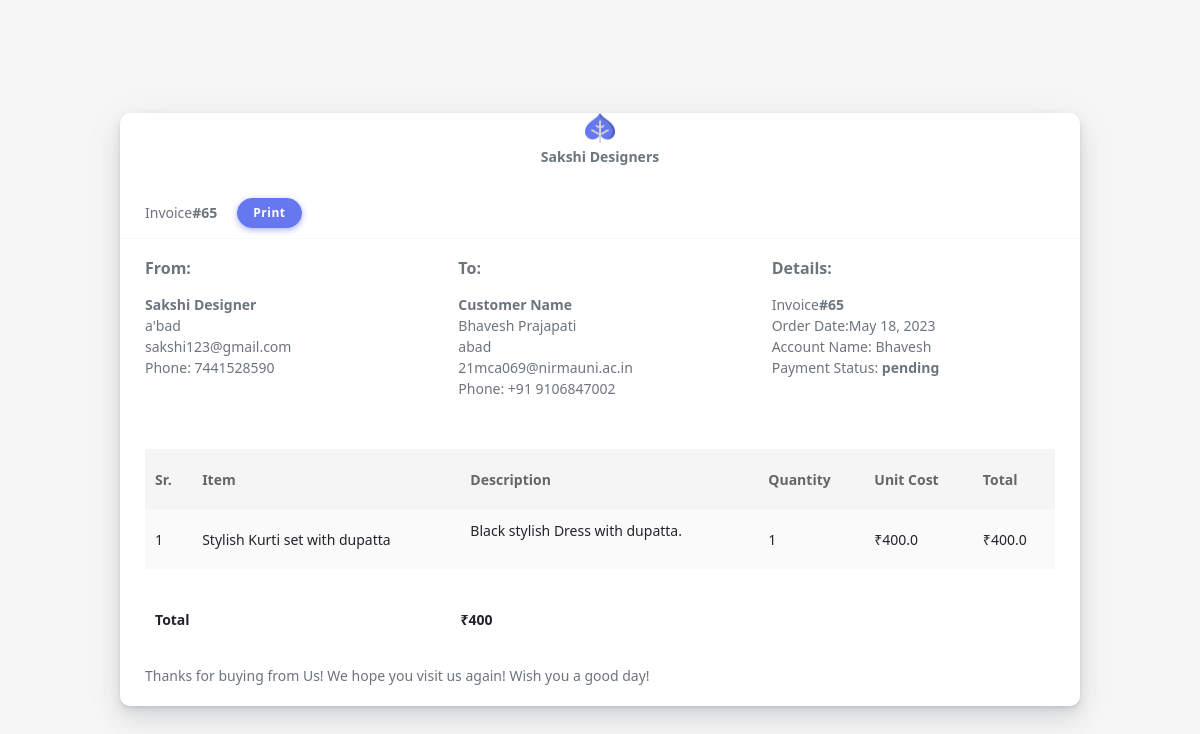
The app's page /downinvoice/63 with its own data.
### customer/models.py (models this page shows, shortened)
class SalesDetails(models.Model):
    product_id = models.ForeignKey(
        'Product', on_delete=CASCADE, null=False)
    sales_id = models.ForeignKey(
        Sales, on_delete=CASCADE, null=False)
    final_price=models.IntegerField()
    qty=models.IntegerField()
    class Meta:
        ordering = ['-sales_id']
        unique_together = (('product_id', 'sales_id'),)
    def __str__(self) -> str:
        return "SalesDetails: {}".format(self.id)

class Company(models.Model):
    comp_name = models.CharField(max_length=25)
    comp_add = models.CharField(max_length=45)
    comp_phone = models.CharField(max_length=10)
    comp_email = models.EmailField(max_length=50)
    contact_person = models.CharField(max_length=45)
    area_id = models.ForeignKey(Area, on_delete=CASCADE)

class Sales(models.Model):
    sales_date = models.DateField(auto_now=True)
    d_date=models.DateField(null=True,blank=True)
    c_date=models.DateField(null=True)
    payment_status = models.CharField(max_length=10)
    sales_status=models.CharField(max_length=20,default="pending")
    payment_date = models.DateTimeField()
    note=models.CharField(max_length=255,null=True,blank=True)
    userbase=models.ForeignKey('UserBase',on_delete=CASCADE)
    def __str__(self) -> str:
        return  "Sales: {} Sales Date: {}".format(self.id,self.sales_date)

class UserBase(models.Model):
    user_id=models.OneToOneField(User,on_delete=CASCADE,primary_key=True)
    first_name=models.CharField(max_length=45)
    last_name=models.CharField(max_length=45)
    gender=models.BooleanField(default="Not Specified")
    dob=models.DateField(default="Not Specified")
    cus_add1=models.TextField(null=True,blank=True)
    cus_add2=models.TextField(null=True,blank=True)
    pincode=models.IntegerField()
    Cus_phone=models.CharField(max_length=10)
    profile=models.ImageField(upload_to="profileImages/",max_length=1500)
    area_id=models.ForeignKey(Area,on_delete=CASCADE)
    class meta:
        ordering = ['user_id']

class Product(models.Model):
    product_name=models.CharField(max_length=45)
    price=models.IntegerField()
    qty_on_hand=models.IntegerField()
    discount=models.FloatField(null=True)
    desc=models.TextField()
    product_img=models.ImageField(upload_to="ProductImg/",max_length=100)
    size_id=models.ForeignKey('ProductSize',on_delete=CASCADE,null=False)
    color_id=models.ForeignKey('ProductColor',on_delete=CASCADE,null=False)
    company_id=models.ForeignKey(Company,on_delete=CASCADE)
    cat_id=models.ForeignKey('Category',on_delete=CASCADE)
    class Meta:
        ordering = ['id']
        unique_together = (('size_id','id', 'color_id'),)

### customer/views.py (the view)
# urls.py: path("downinvoice/<int:id>",views.downinvoice,name="downinvoice"),
def downinvoice(request,id):
    sale=Sales.objects.get(id=id)
    print(sale)
    main=[]
    sales=SalesDetails.objects.filter(sales_id=sale)
    p=0
    for j in sales:
        p=p+j.final_price
    main.append(p)
    print(sales)
    company=Company.objects.first()
    return render(request,"invoices/invoice.html",{'sales':sales,'company':company,'price':main})

### customer/templatetags/my_filters.py (called while the page is built)
@register.filter(name='calcprice')
def calcprice(price,dis):
    return price-(price*dis)

### customer/templates/invoices/invoice.html (shortened to what this page needs)
{% load static %}
{% load my_filters %}
<!DOCTYPE html>
<html lang="en">
<head>
  <link rel="stylesheet" href="{% static 'assets/css/app.min.css' %}">
  <link rel="stylesheet" href="{% static 'assets/css/style.css' %}">
</head>
<body>
        <section class="section" style="padding:120px;">
          <div class="section-body">
                <div class="card">
                  <div class="text-center ">
                    <img alt="image" src="{% static 'customer/assets/img/logo.png' %} " height="30" class="header-logo" /> <p
                    class="logo-name" ><b>Sakshi Designers</b></p>
                    </div>
                  <div class="card-header d-flex ">Invoice<strong>#{{sales.first.id}}</strong><a
                      class="btn btn-sm btn-primary ms-auto me-1 d-print-none" href=""
                      onclick="javascript:window.print();" style="margin-left:20px;">
                       Print</a></div>
                  <div class="card-body">
                    <div class="row mb-4">
                      <div class="col-sm-4">
                        <h6 class="mb-3">From:</h6>
                        <div><strong>{{company.comp_name}}</strong></div>
                        <div>{{company.comp_add}}</div>
                        <div>{{company.comp_email}}</div>
                        <div>Phone: {{company.comp_phone}}</div>
                      </div>
                      <div class="col-sm-4">
                        <h6 class="mb-3">To:</h6>
                        <div><strong>Customer Name</strong></div>
                        <div>{{sales.first.sales_id.userbase.first_name}} {{sales.first.sales_id.userbase.last_name}}</div>
                        <div>{{sales.first.sales_id.userbase.cus_add1}}</div>
                        <div>{{sales.first.sales_id.userbase.user_id.email}}</div>
                        <div>Phone: +91 {{sales.first.sales_id.userbase.Cus_phone}}</div>
                      </div>
                      <div class="col-sm-4">
                        <h6 class="mb-3">Details:</h6>
                        <div>Invoice<strong>#{{sales.first.id}}</strong></div>
                        <div> Order Date:{{sales.first.sales_id.sales_date}}</div>
                        <div>Account Name: {{sales.first.sales_id.userbase.user_id.username}}</div>
                        <div>Payment Status: <b>{{sales.first.sales_id.payment_status}}</b></div>
                      </div>
                    </div>
                    <div class="table-responsive-sm" style="margin-top: 50px;">
                      <table class="table table-striped">
                        <thead>
                          <tr>
                            <th class="center">Sr.</th>
                            <th>Item</th>
                            <th>Description</th>
                            <th class="center">Quantity</th>
                            <th class="right">Unit Cost</th>
                            <th class="right">Total</th>
                          </tr>
                        </thead>
                        <tbody>
                        {% for s in sales %}
                          <tr>
                            <td class="center">{{forloop.counter}}</td>
                            <td class="left">{{s.product_id.product_name}}</td>
                            <td class="left">{{s.product_id.desc|linebreaks}}</td>
                            <td class="center">{{s.qty}}</td>
                            <td class="right">&#8377;{{s.product_id.price|calcprice:s.product_id.discount}}</td>
                            <td class="right">&#8377;{{s.final_price}}.0</td>
                          </tr>
                          {% endfor %}
                        </tbody>
                      </table>
                    </div>
                    <div class="row" style="margin-top: 20px;">
                      <div class="col-lg-8 col-sm-10 ms-auto">
                        <table class="table table-clear">
                          <tbody>
                            <tr>
                              <td class="left"><strong>Total</strong></td>
                              {% for m in price %}
                              <td class="right"><strong>&#8377;{{m}}</strong></td>
                              {% endfor %}
                            </tr>
                          </tbody>
                        </table>
                      </div>
                      <div class="col-lg-8 col-sm-10">Thanks for buying from Us! We hope you visit us again! Wish you a good day!</div>
                    </div>
                  </div>
                </div>
          </div>
        </section>
</body>
</html>

### records on screen
SalesDetails: first.id "65", first.sales_id.userbase.first_name "Bhavesh", first.sales_id.userbase.last_name "Prajapati", first.sales_id.userbase.cus_add1 "abad", first.sales_id.userbase.user_id.email "21mca069@nirmauni.ac.in", first.sales_id.userbase.Cus_phone "9106847002", first.sales_id.sales_date "May 18, 2023", first.sales_id.userbase.user_id.username "Bhavesh", first.sales_id.payment_status "pending", product_id.product_name "Stylish Kurti set with dupatta", product_id.desc "Black stylish Dress with dupatta.", qty "1", product_id.price|calcprice "400.0", final_price "400"
Company: comp_name "Sakshi Designer", comp_add "a'bad", comp_email "sakshi123@gmail.com", comp_phone "7441528590"

### other values on screen
{{ m }} "400"
